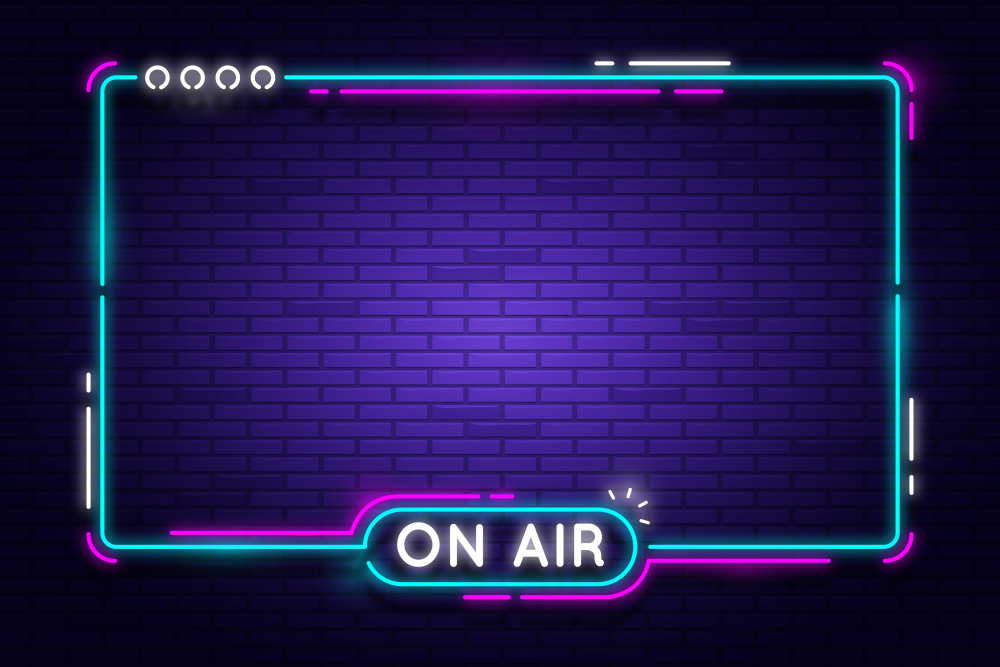
#> input picture images/4729668.png, 3000 x 2000 px, found by its file name (shown at 1/3 size)
$ python Game.py
#> lines starting #> are read from the running program, lines starting #| are printed output that depends on the picture
### Handtrackingmoduleadv.py
import cv2
import mediapipe as mp
import math
import time
import numpy as np

class HandDetector:
    """
    Finds Hands using the mediapipe library. Exports the landmarks
    in pixel format. Adds extra functionalities like finding how
    many fingers are up or the distance between two fingers. Also
    provides bounding box info of the hand found.
    """

    def __init__(self, mode=False, maxHands=2, detectionCon=0.5, minTrackCon=0.5):
        """
        :param mode: In static mode, detection is done on each image: slower
        :param maxHands: Maximum number of hands to detect
        :param detectionCon: Minimum Detection Confidence Threshold
        :param minTrackCon: Minimum Tracking Confidence Threshold
        """
        self.mode = mode
        self.maxHands = maxHands
        self.detectionCon = detectionCon
        self.minTrackCon = minTrackCon

        self.mpHands = mp.solutions.hands
        self.hands = self.mpHands.Hands(static_image_mode=self.mode, max_num_hands=self.maxHands,
                                        min_detection_confidence=self.detectionCon,
                                        min_tracking_confidence=self.minTrackCon)
        self.mpDraw = mp.solutions.drawing_utils
        self.tipIds = [4, 8, 12, 16, 20]
        self.fingers = []
        self.lmList = []

    # [174 lines left out: functions findHands, fingersUp, findDistance, main, overlayPNG, not called in this run]

# [2 lines that do not run on import are left out]

### Game.py
import cv2
import Handtrackingmoduleadv as htm
import numpy as np
from pathlib import Path

puckPos = [100, 100]
speedX = 5
speedY = 5
gameOver = False
score = [0, 0]


path = str(Path.cwd())
Background = cv2.imread(path +"\\images\\4729668.png",cv2.IMREAD_UNCHANGED)
#> Background is the input picture: shape (2000, 3000, 3); mean B, G, R 80.1, 24.7, 32.4
Background = cv2.resize(Background, (1280,720))
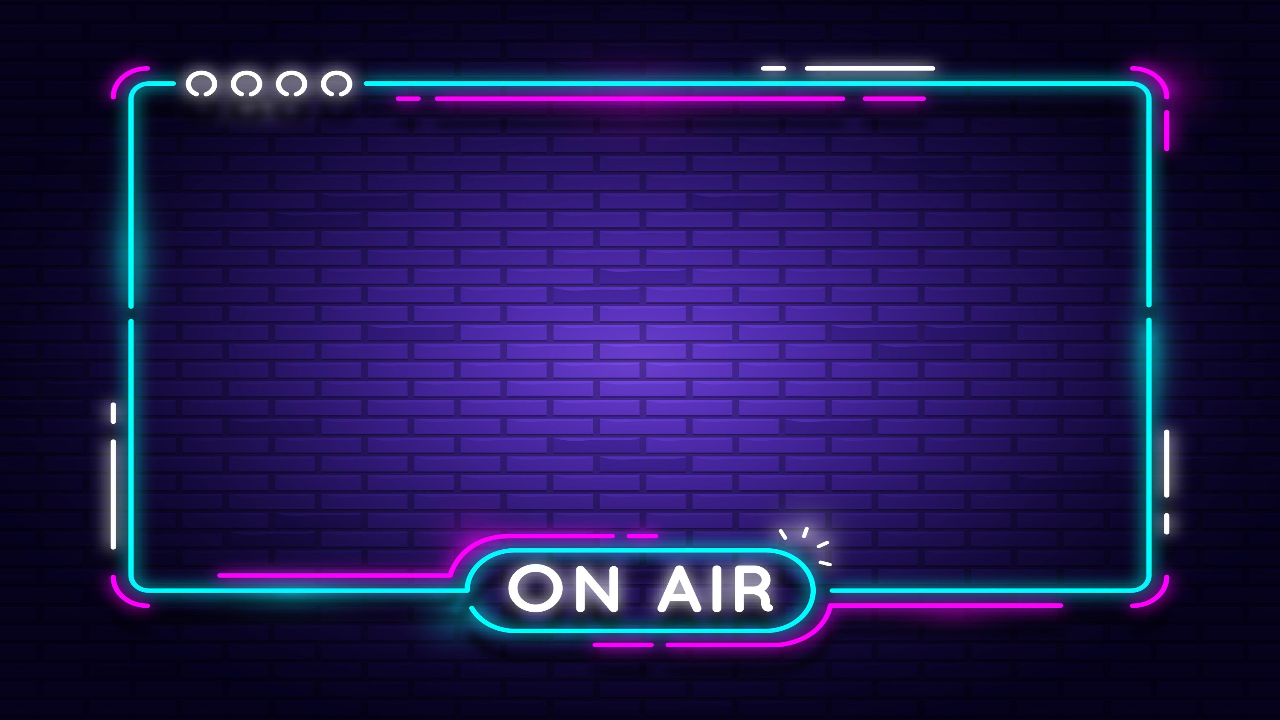
#> Background: shape (720, 1280, 3); mean B, G, R 80.1, 24.7, 32.4
PaddleLeft = cv2.imread(path + "\\images\\unnamed.png",cv2.IMREAD_UNCHANGED)
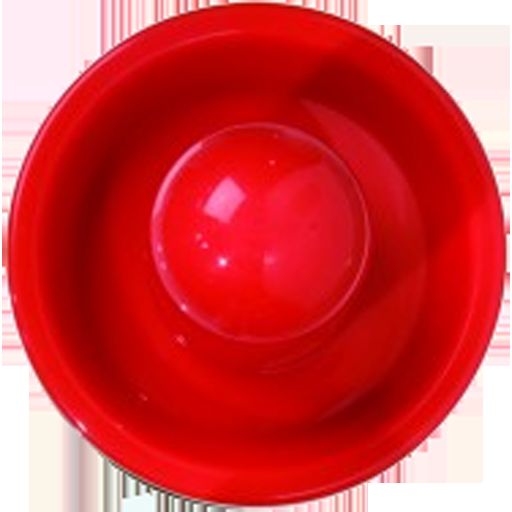
#> input picture images/unnamed.png, 512 x 512 px, found by its file name
#> PaddleLeft is the input picture: shape (512, 512, 4); mean B, G, R, A 66.1, 62.8, 211, 194.5
PaddleLeft =cv2.resize(PaddleLeft,(100,100))
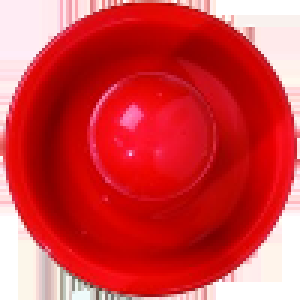
#> PaddleLeft: shape (100, 100, 4) (shown 3 times larger); mean B, G, R, A 66, 62.7, 210.9, 194.5
PaddleRight = cv2.imread(path + "\\images\\unnamed.png",cv2.IMREAD_UNCHANGED)
PaddleRight =cv2.resize(PaddleRight,(100,100))
Puck =cv2.imread(path + "\\images\\share-it-green-glowing-circle-11563079981sivw5upspu.png",cv2.IMREAD_UNCHANGED)
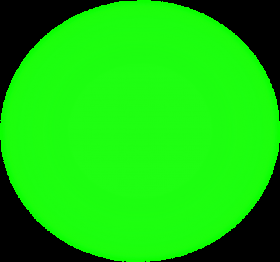
#> input picture images/share-it-green-glowing-circle-11563079981sivw5upspu.png, 280 x 262 px, found by its file name
#> Puck is the input picture: shape (262, 280, 4); mean B, G, R, A 11.4, 200, 21.8, 117.3
Puck =cv2.resize(Puck,(80,80))
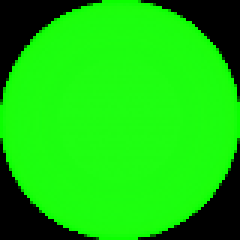
#> Puck: shape (80, 80, 4) (shown 3 times larger); mean B, G, R, A 11.4, 200.2, 21.8, 117.3


detector = htm.HandDetector(detectionCon=0.8,maxHands=2)
#> (the run stopped early here; a loop or call above may not have finished)
